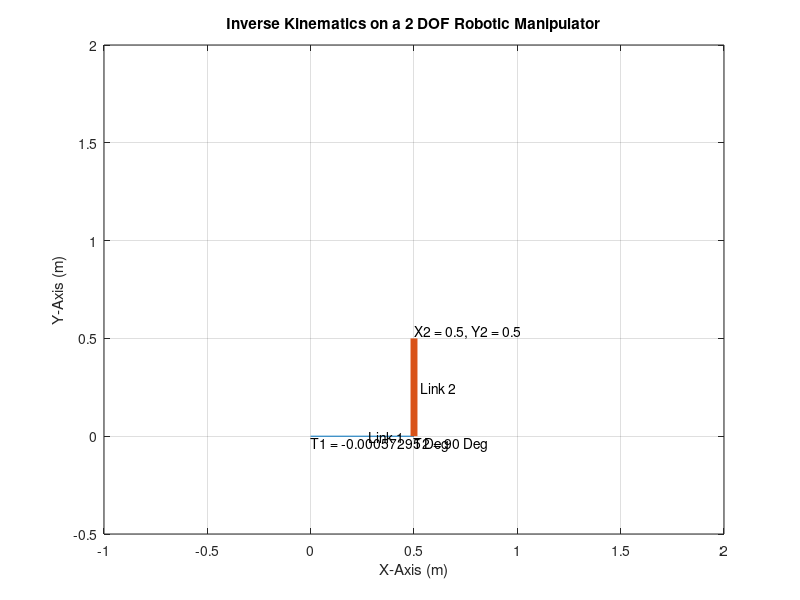

Here is the MATLAB script that generated this plot: (Note: this script raises an error after producing the figure.)
% Program for Inverse Kinematics on a 2 DOF Robotic Manipulator

% Input Start 

% Link Lengths
L1 = 0.5;
L2 = 0.5;

% Final End Effector Position
Final_x = 0.5;
Final_y = 0.5;

% Input End

% Inverse Kinematics Calculation Start

% End Effector State (R, Theta)
R = sqrt((Final_y*Final_y) + (Final_x*Final_x));
Theta = atan(Final_y/(Final_x + 0.00001));

% Intermediate Angles
Beta = acos(((R*R)-(L1*L1)-(L2*L2))/(2*L1*L2));
Alpha = asin((L2*sin(Beta))/R);

% Final Joint Angles in Radians
Final_Angle_1 = Theta - Alpha;
Final_Angle_2 = pi - Beta;

% Final Joint Angles in Degrees
Final_Angle_1 = Final_Angle_1*(180/pi);
Final_Angle_2 = Final_Angle_2*(180/pi);

% Inverse Kinematics Calculation End

% Angle with the horizontal (Degrees)
A1 = linspace(0, (Final_Angle_1), 10);
A2 = linspace(0, (Final_Angle_2), 30);

% Forward Kinematics:

% Counter and Loop Initialization
counter = 1;

for i = 1 : length(A1)

    Theta_1 = A1(i);

    for j = 1 : length(A2)

        Theta_2 = A2(j);
        
        % Coordinates:

        % Initial points of Link 1
        X0 = 0;
        Y0 = 0;

        % Final points of Link 1 
        X1 = L1*cosd(Theta_1);
        Y1 = L1*sind(Theta_1);
        
        % FInal points of Link 2
        X2 = X1 + L2*cosd(Theta_1 + Theta_2);
        Y2 = Y1 + L2*sind(Theta_1 + Theta_2);

        % Assigning the Parameters
        txt1 = ['T1 = ', num2str(Theta_1), ' Deg'];
        txt2 = ['T2 = ', num2str(Theta_2), ' Deg'];
        txtend = ['X2 = ', num2str(X2), ', ', 'Y2 = ', num2str(Y2)];

        % Plot
        plot([X0 X1], [Y0 Y1], [X1 X2], [Y1 Y2], 'linewidth', 5)
        xlabel('X-Axis (m)')
        ylabel('Y-Axis (m)')
        title('Inverse Kinematics on a 2 DOF Robotic Manipulator');
        text(X0, Y0, txt1, 'VerticalAlignment', 'top')
        text(X1, Y1, txt2, 'VerticalAlignment', 'top')
        text(X2, Y2, txtend, 'HorizontalAlignment', 'left', 'VerticalAlignment', 'bottom')
        text(0.5*(X0 + X1), 0.5*(Y0 + Y1), '  Link 1')
        text(0.5*(X1 + X2), 0.5*(Y1 + Y2), '  Link 2')
        grid on
        axis([-1 2 -0.5 2])
        pause(0.3)

        M(counter) = getframe(gcf);
        counter = counter + 1;
    end
end

% Creating the Animation
movie(M);
videofile = VideoWriter('Inverse Kinematics on a 2 DOF Robotic Manipulator.avi', 'Uncompressed AVI');
open(videofile);
writeVideo(videofile, M);
close(videofile);

